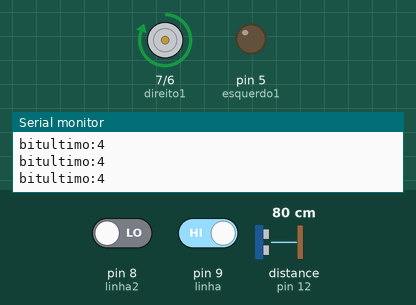
Simulated run of this sketch. Board: Arduino Uno, built with avr-gcc and run on an emulated ATmega328P. Shown: motor-driver pin pairs drawn as motors (green arrow = first pin HIGH = forward, orange = second pin HIGH = backward, longer = more drive), output pins drawn as LEDs (lit = HIGH), the last lines printed to the serial monitor. Dashed ring = blinking. The test bench sets the inputs (shaded band); at power-on: pin 8 (linha2) LOW, distance to the obstacle (sensor on pin 12) 80 cm, pin 9 (linha) HIGH. The echo pulse lasts 58.3 µs per cm; pins used as bus, display or sensor lines are not drawn.

Above: at 6.4 s.
6.5 s: pin 8 (linha2) driven HIGH
At 7.1 s:
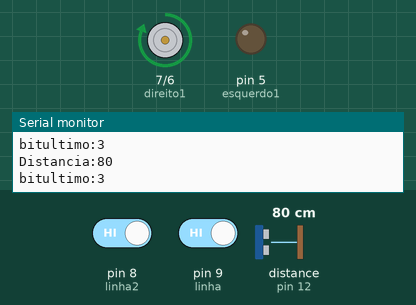
8.4 s: distance to the obstacle (sensor on pin 12) set to 125 cm
10.1 s: distance to the obstacle (sensor on pin 12) set to 132 cm
At 10.9 s:
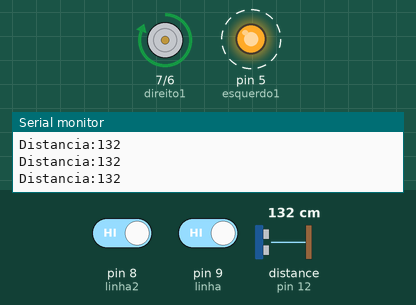
14.7 s: pin 9 (linha) driven LOW
At 15.1 s:
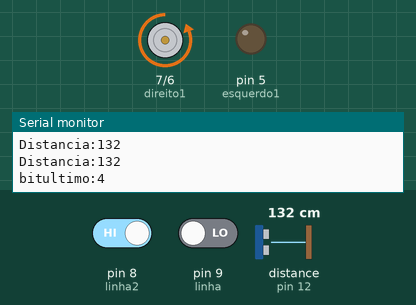
18.9 s: pin 9 (linha) driven HIGH
At 20.5 s:
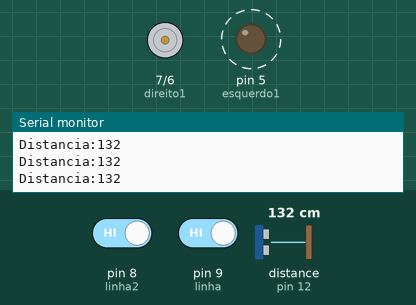
23.5 s: pin 8 (linha2) driven LOW
At 23.9 s:
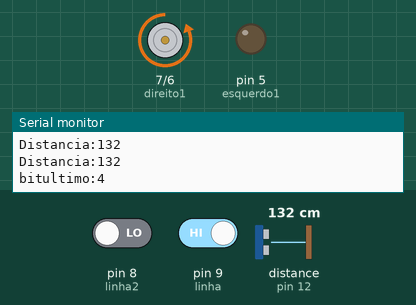
Timing chart, 0 to 28.7 s (numbered marks = the images above; inputs shaded):
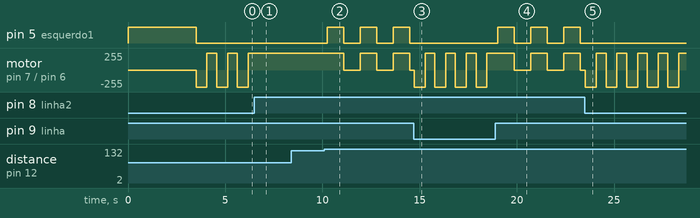

The sketch:

Final.ino
```cpp
#include <Servo.h>
#include <Button.h>

#define esquerdo1   5    //Pino 5 ativa o motor esquerdo para frente
#define direito1    7    //Pino 6 ativa o motor direito para frente
#define direito2    6    //Pino 6 ativa o motor direito para frente
#define linha2      8    //sensor de linha
#define linha       9    //sensor de linha
#define echoPin     12   //Pino do Echo (Obs: Não trocar)
#define trigPin     13   //Pino do trigger (Obs: Não trocar)
int bitultimo=0;         //define qual ser a proxima açao do motor
int bitinicio;           //define a ultima açao do motor
int t=800;               //Tempo em que os motores ficam no estado
int sensor;              //variavel que sera usada para o return na funçao ativarmotor(). Ele sera atribuido o valor da leitura e sera uma das condiçoes de saida precoce do while, sendo retornado como resultado da funçao int
//LINHA
int estado1, estado2;     //variável utilizada armazenar o estado do sensor de linha
//ULTRASSOM
long duration, distance;
volatile unsigned long LastPulseTime;
static unsigned long startTime;
Button button1 = Button(2,PULLUP);
Button button2 = Button(3,PULLUP);


//leitura
int l,l2,u;
int i;

void setup()
{
   Serial.begin(9600); //inicia a porta serial
   //Motores
   digitalWrite(esquerdo1, HIGH);
   digitalWrite(direito1, LOW);
   digitalWrite(direito2, LOW);
   pinMode(esquerdo1, OUTPUT);
   pinMode(direito1, OUTPUT);
   pinMode(direito2, OUTPUT);
   //Sensores
   pinMode(linha, INPUT);
   pinMode(linha2, INPUT);
   pinMode(trigPin, OUTPUT); // declarar pino de saída da onda
   pinMode(echoPin, INPUT); // declara pino da leitura da onda

}

void loop()
{
//Mostra o ultimo estado do automato
Serial.println("");
Serial.print("bitultimo:");
Serial.print(bitultimo);
//Programação começa com a função ativar motor. bitultimo=0 caso programa recem iniciado. Valor será sobreescrito pela função.
bitultimo = ativarmotor();
LastPulseTime=0;
startTime=0;
}


// MOTORES


//Nosso automato tinha um relé na roda esquerda, sendo que era basicamente ON e OFF e a roda direita tinha uma ponte H, podendo ir trás, frente e parar.
//Rele esquerda
void esquerdofrente(){
     digitalWrite(esquerdo1, LOW);

}

void esquerdopara(){
   digitalWrite(esquerdo1, HIGH);
}

//Ponte H direita

void direitofrente(){
     digitalWrite(direito2, LOW);
     digitalWrite(direito1, HIGH);

}

void direitotraz(){
   digitalWrite(direito1, LOW);
   digitalWrite(direito2, HIGH);
}


void direitopara(){
   digitalWrite(direito1, LOW);
   digitalWrite(direito2, LOW);
}


//SENSORES

void sensordelinhaFrente(){
  estado1 = digitalRead(linha); //lê o estado do sensor (alto = inativo, baixo = ativo) //lê o estado do sensor de linha
  if(estado1==0){
    bitultimo=4;
    ativarmotor();
    }
  estado2 = digitalRead(linha2); //lê o estado do sensor (alto = inativo, baixo = ativo) //lê o estado do sensor de linha
  if(estado2==0){
    bitultimo=4;
    ativarmotor();
  }
}


//Codigo para caso os botoes laterais sejam ativados (Caso possuir)
void buttom(){
        if(button1.isPressed()){
                  bitultimo=6;
                  sensor=0;
                  ativarmotor();
        }
        if(button2.isPressed()){
                  bitultimo=7;
                  sensor=0;
                  ativarmotor();
        }
}

void encontrarObstaculoUS(){
  //Começo do codigo de detenção de obstaculos
  //Escreve e lê o ultrassom
  digitalWrite(trigPin, LOW);

  delayMicroseconds(2);

  digitalWrite(trigPin, HIGH);

  delayMicroseconds(10);

  digitalWrite(trigPin, LOW);

  duration = pulseIn(echoPin, HIGH);
 /* Serial.println("");
  Serial.print("Duraçao:");
  Serial.println(duration);
*/
  //Calcula a distancia
  distance = ((duration)/29.1)/2;

  Serial.println("");
  Serial.print("Distancia:");
  Serial.println(distance);
  if (distance >= 130 || distance <= 0){} //Caso a distancia seja maior que 130(nosso robÃ´ tem 20cm e a arena 150cm, logo 130cm Ã© o suficient para atravessa-la) ou menor/igual a 0 (nada encontrado) retorna FALSO

  else {
    bitultimo=3;
    sensor=3;
    ativarmotor();
  }
}


int leitura(){
    //Aqui, o sensor retorna 0 caso nada tenha sido encontrado. Caso tenha algum obstaculo na frente, o encontrarObstaculoUS(); já toma uma previdencia e seta a variavel sensor como 3
    //linhafrente
    sensordelinhaFrente();
    //buttom();
    //US
    encontrarObstaculoUS();
    return 0;
}


int ativarmotor(){
switch(bitultimo){
    case 0: //estado inicial, onde ele virará meio tempo para a esquerda
      //Delai inicial de 3,5 sec pra começo da partida
      delay(3500);
      direitopara();
      esquerdofrente();
      startTime=millis();
      /*Ele só verifica a resposta do ultrassom até um certo tempo, depois ele considera como a distancia é significativamente maior e não tem nada.
      Necessário pois o tempo de resposta do ultrassom é muito variável, sendo que ele pode levar um tempo de resposta significativa caso ele encontre uma parede numa distancia distante.
      Assim, temos controle do tempo máximo que o sensor terá, dando mais previsibilidade aos movimentos do robô
      */
      while(LastPulseTime<=(t/2) && sensor==0){
        sensor=leitura();
        LastPulseTime=(millis()-startTime);
              Serial.println("");
              Serial.print("LastPulseTime0:");
              Serial.print(LastPulseTime);
      }
      Serial.println("");
      Serial.print("sensor");
      Serial.print(sensor);
      bitinicio=2;
      if(sensor==0) return 1;
      else return sensor;
      break;


    case 1: //Motor est virado para a direita, hora de virar para a esquerda
      esquerdopara();
      direitofrente();
      startTime=millis();
      while(LastPulseTime<=t && sensor==0){
        sensor=leitura();
        LastPulseTime=(millis()-startTime);
      }
      Serial.println("");
      Serial.print("LastPulseTime1:");
      Serial.print(LastPulseTime);
      bitinicio=1;
      if(sensor==0) return 2;
      else return sensor;
      break;


    case 2: //Motor est virado para a esquerda, hora de virar para a direita
      direitopara();
      esquerdofrente();
      startTime=millis();
      while(LastPulseTime<=t  && sensor==0){
        sensor=leitura();
        LastPulseTime=(millis()-startTime);
      }
      Serial.println("");
      Serial.print("LastPulseTime2:");
      Serial.print(LastPulseTime);
      bitinicio=2;
      if(sensor==0) return 1;
      else return sensor;
      break;


    case 3: //Detectou um robo na frente
      delay(200);
      Serial.println("");
      Serial.print("bitultimo:");
      Serial.print(bitultimo);
      esquerdofrente();
      direitofrente();
      while(sensor==3){
       sensor=leitura();
      };
      if(sensor==0 && bitinicio==2) return 1;
      if(sensor==0 && bitinicio==1) return 2;
      else return sensor;
      break;

    case 4://caso onde ele detectou uma linha no sensor frontal (Caso tenha)
      Serial.println("");
      Serial.print("bitultimo:");
      Serial.print(bitultimo);
      direitotraz();
      esquerdofrente();
      delay(560);
      esquerdofrente();
      direitofrente();
      delay(500);
      sensor=leitura();
      if(sensor==0 && bitinicio==2) return 1;
      if(sensor==0 && bitinicio==1) return 2;
      else return sensor;
      break;

    case 5: //NÃO REALMENTE UTILIZADO, MAS AINDA MANTIDO AQUI. CASO QUEIRA UTILIZAR, MEXA NA SESSÃO sensordelinhaFrente PARA ADICIONAR UM TERCEIRO SENSOR, ESTE TRAZEIRO.. caso ele tenha detectado uma linha na traseira dele. O que será impossível sem a ação do outro robô, pois ele não dá ré por conta própria
      Serial.println("");
      Serial.print("bitultimo:");
      Serial.print(bitultimo);
      esquerdofrente();
      direitotraz();
      delay(560);
      direitofrente();
      LastPulseTime=0;
      sensor=leitura(); //reseta a variavel sensor
      startTime=millis();
      while(LastPulseTime<=t  && sensor==3){
        sensor=leitura();
        LastPulseTime=(millis()-startTime);
      }
      return sensor; //ao final da revoluçao, empurra normalmente
      break;

    case 6:  //botão esquerdo (Caso tenha)
      Serial.println("");
      Serial.print("bitultimo:");
      Serial.print(bitultimo);
      esquerdopara();
      direitofrente();
      startTime=millis();
      while(LastPulseTime<=500  && sensor==0){
        sensor=leitura();
        LastPulseTime=(millis()-startTime);
      }
      Serial.println("");
      Serial.print("LastPulseTime6:");
      Serial.print(LastPulseTime);
      if(sensor==0 && bitinicio==2) return 1;
      if(sensor==0 && bitinicio==1) return 2;
      else return sensor;
      break;

    case 7:  //botão direito (caso tenha)
      Serial.println("");
      Serial.print("bitultimo:");
      Serial.print(bitultimo);
      direitopara();
      esquerdofrente();
      startTime=millis();

      while(LastPulseTime<=500  && sensor==0){
        sensor=leitura();
        LastPulseTime=(millis()-startTime);
      }
      Serial.println("");
      Serial.print("LastPulseTime7:");
      Serial.print(LastPulseTime);
      if(sensor==0 && bitinicio==2) return 1;
      if(sensor==0 && bitinicio==1) return 2;
      else return sensor;
      break;
   }
}
```

Measured:
- the behaviour switches between 129 and 130 cm on distance to the obstacle (sensor on pin 12) (found by bisection; images 1 and 2)
- after the input at 6.5 s, motor on pin 7 (direito1) / pin 6 (direito2): stops changing and stays forward 255/255
- after the input at 10.1 s, pin 5 (esquerdo1): alternates HIGH for 0.85 s and LOW for 0.85 s, starting after 0.16 s; motor on pin 7 (direito1) / pin 6 (direito2): alternates forward 255/255 for 0.85 s and stopped for 0.85 s, starting after 1.0 s
- after the input at 14.7 s, pin 5 (esquerdo1): stops changing and stays LOW; motor on pin 7 (direito1) / pin 6 (direito2): alternates forward 255/255 for 0.50 s and backward 255/255 for 0.56 s, starting at once
- after the input at 18.9 s, pin 5 (esquerdo1): alternates HIGH for 0.85 s and LOW for 0.85 s, starting after 0.13 s; motor on pin 7 (direito1) / pin 6 (direito2): alternates forward 255/255 for 0.85 s and stopped for 0.85 s, starting after 0.98 s
- after the input at 23.5 s, pin 5 (esquerdo1): stops changing and stays LOW; motor on pin 7 (direito1) / pin 6 (direito2): alternates forward 255/255 for 0.50 s and backward 255/255 for 0.56 s, starting at once
